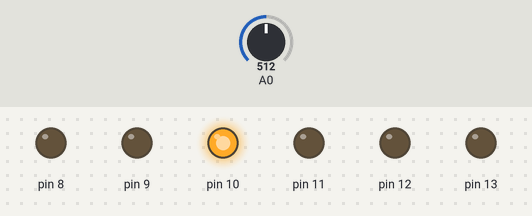
This sketch was run on a simulated Arduino Uno, built with avr-gcc and run on an emulated ATmega328P. Parts: output pins drawn as LEDs (lit = HIGH). Inputs (shaded band) come from the test bench; at power-on: A0 = 512.

Above: at 1.3 s.
1.4 s: A0 set to 0
At 2.7 s:
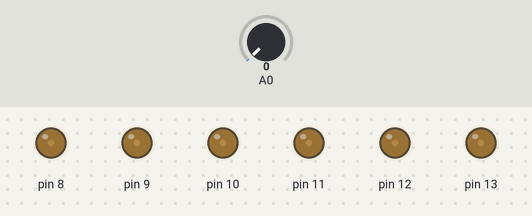
3.0 s: A0 set to 122
At 3.18 s:
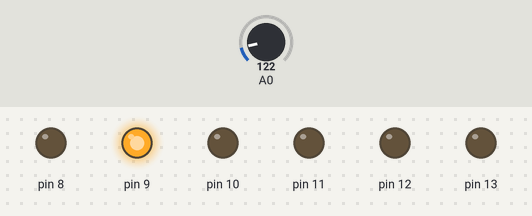
6.1 s: A0 set to 1023
At 7.5 s:
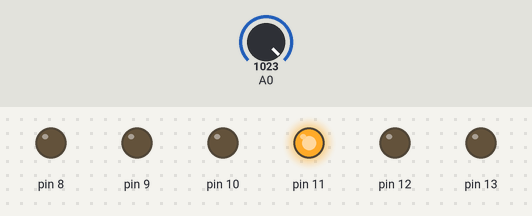
7.6 s: A0 set to 843
At 10.4 s:
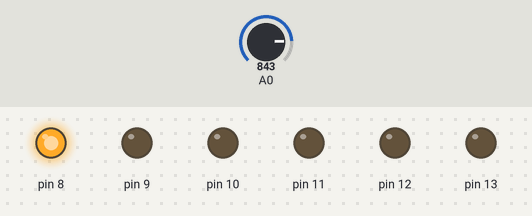
10.7 s: A0 set to 810
At 13.0 s:
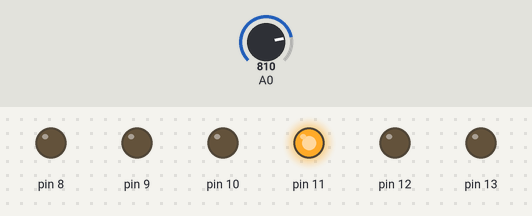
Timing chart, 0 to 13.2 s (numbered marks = the images above; inputs shaded):
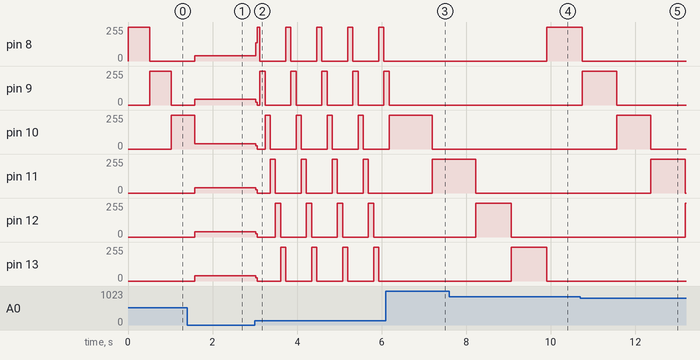

Measured:
- the behaviour switches between 827 and 826 on A0 (found by bisection; images 4 and 5)
- after the input at 1.4 s, pin 8, pin 13: 0/255 → 41/255 after 0.18 s; pin 9: 0/255 → 42/255 after 0.18 s; pin 10: 255/255 → 41/255 after 0.18 s
- after the input at 3.0 s, pin 8: 41/255 → 137/255 at once, then moves between 0/255 and 255/255, repeating every 0.73 s; pin 13: 41/255 → 23/255 at once, then repeats every 0.67 s: 0/255 0.55 s, 255/255 0.12 s
- after the input at 6.1 s, pin 8, pin 12, pin 13: stops changing and stays 0/255; pin 9: goes on until 6.2 s, then stays 0/255
- after the input at 7.6 s, pin 8: 0/255 → 255/255 after 2.3 s instead of 2.7 s
- after the input at 10.7 s, pin 11: 0/255 → 255/255 after 1.7 s instead of 1.7 s; pin 12: 0/255 → 255/255 after 2.5 s

The sketch:

Sequencial.ino
```cpp
/*
  Animação sequencial

  Animação tipo luz sequencial usando os 6 segmentos que formam
  o dígito zero: acende um segmento, deixa um tempo aceso, apaga
  e imediatamente acende o próximo, repetindo para sempre.

  Este exemplo está em domínio público.
 */

const int PRIMEIRO = 8; // segmento A
const int ULTIMO = 13;  // segmento F

void setup() {
  for (int i=PRIMEIRO; i<=ULTIMO; i++) {
    pinMode(i, OUTPUT);
  }
}

void loop() {
  for (int i=PRIMEIRO; i<=ULTIMO; i++) {
    digitalWrite(i, HIGH);
    delay(analogRead(A0));
    digitalWrite(i, LOW);
  }
}
```
